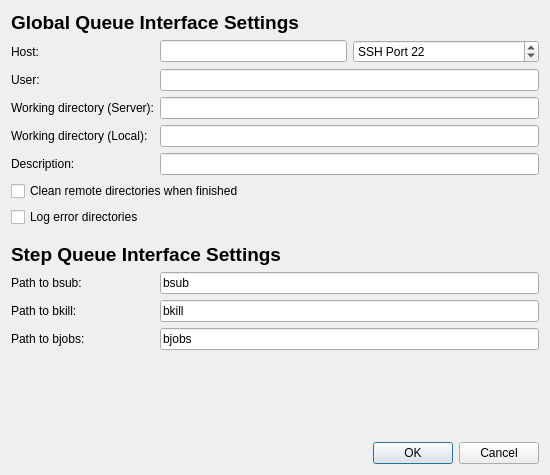
<?xml version="1.0" encoding="UTF-8"?>
<ui version="4.0">
 <class>LsfConfigDialog</class>
 <widget class="QDialog" name="LsfConfigDialog">
  <property name="geometry">
   <rect>
    <x>0</x>
    <y>0</y>
    <width>550</width>
    <height>475</height>
   </rect>
  </property>
  <property name="sizePolicy">
   <sizepolicy hsizetype="Maximum" vsizetype="Preferred">
    <horstretch>0</horstretch>
    <verstretch>0</verstretch>
   </sizepolicy>
  </property>
  <property name="windowTitle">
   <string>LSF Queue Configuration</string>
  </property>
  <layout class="QGridLayout" name="gridLayout">
   <item row="0" column="0" colspan="3">
    <widget class="QLabel" name="label_2">
     <property name="text">
      <string>&lt;html&gt;&lt;head/&gt;&lt;body&gt;&lt;p&gt;&lt;span style=&quot; font-size:14pt; font-weight:600;&quot;&gt;Global Queue Interface Settings&lt;/span&gt;&lt;/p&gt;&lt;/body&gt;&lt;/html&gt;</string>
     </property>
    </widget>
   </item>
   <item row="7" column="0" colspan="4">
    <widget class="QCheckBox" name="cb_logErrorDirs">
     <property name="toolTip">
      <string>&lt;html&gt;&lt;head/&gt;&lt;body&gt;&lt;p&gt;Leaves a copy of a directory in which an error occurred in &amp;lt;local_path&amp;gt;/errorDirs.&lt;/p&gt;&lt;p&gt;This can help when figuring out why an xtal fails when submitted.&lt;/p&gt;&lt;p&gt;Only keeps one copy for each xtal directory (so if an error occurred in 00001x00001 twice, the first error directory would have been overwritten by the second)&lt;/p&gt;&lt;/body&gt;&lt;/html&gt;</string>
     </property>
     <property name="text">
      <string>Log error directories</string>
     </property>
    </widget>
   </item>
   <item row="1" column="0">
    <widget class="QLabel" name="label_18">
     <property name="sizePolicy">
      <sizepolicy hsizetype="Maximum" vsizetype="Preferred">
       <horstretch>0</horstretch>
       <verstretch>0</verstretch>
      </sizepolicy>
     </property>
     <property name="text">
      <string>Host:</string>
     </property>
     <property name="buddy">
      <cstring>edit_host</cstring>
     </property>
    </widget>
   </item>
   <item row="1" column="2">
    <widget class="QLineEdit" name="edit_host">
     <property name="toolTip">
      <string>Address of host. Can use IP or host name.</string>
     </property>
    </widget>
   </item>
   <item row="1" column="3">
    <widget class="QSpinBox" name="spin_port">
     <property name="prefix">
      <string>SSH Port </string>
     </property>
     <property name="maximum">
      <number>99999</number>
     </property>
     <property name="value">
      <number>22</number>
     </property>
    </widget>
   </item>
   <item row="2" column="0">
    <widget class="QLabel" name="label_19">
     <property name="sizePolicy">
      <sizepolicy hsizetype="Maximum" vsizetype="Preferred">
       <horstretch>0</horstretch>
       <verstretch>0</verstretch>
      </sizepolicy>
     </property>
     <property name="text">
      <string>User:</string>
     </property>
     <property name="buddy">
      <cstring>edit_username</cstring>
     </property>
    </widget>
   </item>
   <item row="2" column="2" colspan="2">
    <widget class="QLineEdit" name="edit_username">
     <property name="toolTip">
      <string>Username on above host.</string>
     </property>
    </widget>
   </item>
   <item row="3" column="2" colspan="2">
    <widget class="QLineEdit" name="edit_rempath">
     <property name="toolTip">
      <string>Path on remote host to use during optimizations. Do not use wildcard characters or BASH-specific characters (e.g. '~' in place of /home/user).</string>
     </property>
    </widget>
   </item>
   <item row="3" column="0" colspan="2">
    <widget class="QLabel" name="label_20">
     <property name="sizePolicy">
      <sizepolicy hsizetype="Maximum" vsizetype="Preferred">
       <horstretch>0</horstretch>
       <verstretch>0</verstretch>
      </sizepolicy>
     </property>
     <property name="text">
      <string>Working directory (Server):</string>
     </property>
     <property name="buddy">
      <cstring>edit_rempath</cstring>
     </property>
    </widget>
   </item>
   <item row="4" column="2" colspan="2">
    <widget class="QLineEdit" name="edit_locpath">
     <property name="toolTip">
      <string>Local path to store files</string>
     </property>
    </widget>
   </item>
   <item row="4" column="0">
    <widget class="QLabel" name="label_21">
     <property name="sizePolicy">
      <sizepolicy hsizetype="Maximum" vsizetype="Preferred">
       <horstretch>0</horstretch>
       <verstretch>0</verstretch>
      </sizepolicy>
     </property>
     <property name="text">
      <string>Working directory (Local):</string>
     </property>
     <property name="buddy">
      <cstring>edit_locpath</cstring>
     </property>
    </widget>
   </item>
   <item row="10" column="0">
    <widget class="QLabel" name="label_launch">
     <property name="sizePolicy">
      <sizepolicy hsizetype="Maximum" vsizetype="Preferred">
       <horstretch>0</horstretch>
       <verstretch>0</verstretch>
      </sizepolicy>
     </property>
     <property name="toolTip">
      <string>Path to the LSF bsub command. Usually bsub.</string>
     </property>
     <property name="text">
      <string>Path to bsub:</string>
     </property>
     <property name="buddy">
      <cstring>edit_bsub</cstring>
     </property>
    </widget>
   </item>
   <item row="10" column="2" colspan="2">
    <widget class="QLineEdit" name="edit_bsub">
     <property name="toolTip">
      <string>Path to the LSF bsub command. Usually bsub.</string>
     </property>
     <property name="text">
      <string>bsub</string>
     </property>
    </widget>
   </item>
   <item row="11" column="0">
    <widget class="QLabel" name="label_bkill">
     <property name="sizePolicy">
      <sizepolicy hsizetype="Maximum" vsizetype="Preferred">
       <horstretch>0</horstretch>
       <verstretch>0</verstretch>
      </sizepolicy>
     </property>
     <property name="toolTip">
      <string>Path to the LSF bkill command. Usually bkill.</string>
     </property>
     <property name="text">
      <string>Path to bkill:</string>
     </property>
     <property name="buddy">
      <cstring>edit_bkill</cstring>
     </property>
    </widget>
   </item>
   <item row="12" column="2" colspan="2">
    <widget class="QLineEdit" name="edit_bjobs">
     <property name="toolTip">
      <string>Path to the LSF bjobs command. Usually bjobs.</string>
     </property>
     <property name="text">
      <string>bjobs</string>
     </property>
    </widget>
   </item>
   <item row="12" column="0">
    <widget class="QLabel" name="label_check">
     <property name="sizePolicy">
      <sizepolicy hsizetype="Maximum" vsizetype="Preferred">
       <horstretch>0</horstretch>
       <verstretch>0</verstretch>
      </sizepolicy>
     </property>
     <property name="toolTip">
      <string>Path to the LSF qjobs command. Usually bjobs.</string>
     </property>
     <property name="text">
      <string>Path to bjobs:</string>
     </property>
     <property name="buddy">
      <cstring>edit_bjobs</cstring>
     </property>
    </widget>
   </item>
   <item row="5" column="2" colspan="2">
    <widget class="QLineEdit" name="edit_description">
     <property name="toolTip">
      <string>Short description of optimization (used as %description% template keyword in input templates).</string>
     </property>
    </widget>
   </item>
   <item row="11" column="2" colspan="2">
    <widget class="QLineEdit" name="edit_bkill">
     <property name="toolTip">
      <string>Path to the LSF bkill command. Usually bkill.</string>
     </property>
     <property name="text">
      <string>bkill</string>
     </property>
    </widget>
   </item>
   <item row="5" column="0">
    <widget class="QLabel" name="label">
     <property name="text">
      <string>Description:</string>
     </property>
     <property name="buddy">
      <cstring>edit_description</cstring>
     </property>
    </widget>
   </item>
   <item row="16" column="3">
    <widget class="QDialogButtonBox" name="buttonBox">
     <property name="orientation">
      <enum>Qt::Horizontal</enum>
     </property>
     <property name="standardButtons">
      <set>QDialogButtonBox::Cancel|QDialogButtonBox::Ok</set>
     </property>
    </widget>
   </item>
   <item row="13" column="3">
    <spacer name="verticalSpacer">
     <property name="orientation">
      <enum>Qt::Vertical</enum>
     </property>
     <property name="sizeHint" stdset="0">
      <size>
       <width>20</width>
       <height>40</height>
      </size>
     </property>
    </spacer>
   </item>
   <item row="6" column="0" colspan="4">
    <widget class="QCheckBox" name="cb_cleanRemoteOnStop">
     <property name="text">
      <string>Clean remote directories when finished</string>
     </property>
    </widget>
   </item>
   <item row="9" column="0" colspan="4">
    <widget class="QLabel" name="label_3">
     <property name="text">
      <string>&lt;html&gt;&lt;head/&gt;&lt;body&gt;&lt;p&gt;&lt;span style=&quot; font-size:14pt; font-weight:600;&quot;&gt;Step Queue Interface Settings&lt;/span&gt;&lt;/p&gt;&lt;/body&gt;&lt;/html&gt;</string>
     </property>
    </widget>
   </item>
   <item row="8" column="0">
    <spacer name="verticalSpacer_2">
     <property name="orientation">
      <enum>Qt::Vertical</enum>
     </property>
     <property name="sizeType">
      <enum>QSizePolicy::Minimum</enum>
     </property>
     <property name="sizeHint" stdset="0">
      <size>
       <width>10</width>
       <height>10</height>
      </size>
     </property>
    </spacer>
   </item>
  </layout>
 </widget>
 <tabstops>
  <tabstop>edit_host</tabstop>
  <tabstop>spin_port</tabstop>
  <tabstop>edit_username</tabstop>
  <tabstop>edit_rempath</tabstop>
  <tabstop>edit_locpath</tabstop>
  <tabstop>edit_description</tabstop>
  <tabstop>edit_bsub</tabstop>
  <tabstop>edit_bkill</tabstop>
  <tabstop>edit_bjobs</tabstop>
  <tabstop>buttonBox</tabstop>
 </tabstops>
 <resources/>
 <connections>
  <connection>
   <sender>buttonBox</sender>
   <signal>accepted()</signal>
   <receiver>LsfConfigDialog</receiver>
   <slot>accept()</slot>
   <hints>
    <hint type="sourcelabel">
     <x>248</x>
     <y>254</y>
    </hint>
    <hint type="destinationlabel">
     <x>157</x>
     <y>274</y>
    </hint>
   </hints>
  </connection>
  <connection>
   <sender>buttonBox</sender>
   <signal>rejected()</signal>
   <receiver>LsfConfigDialog</receiver>
   <slot>reject()</slot>
   <hints>
    <hint type="sourcelabel">
     <x>316</x>
     <y>260</y>
    </hint>
    <hint type="destinationlabel">
     <x>286</x>
     <y>274</y>
    </hint>
   </hints>
  </connection>
 </connections>
</ui>
